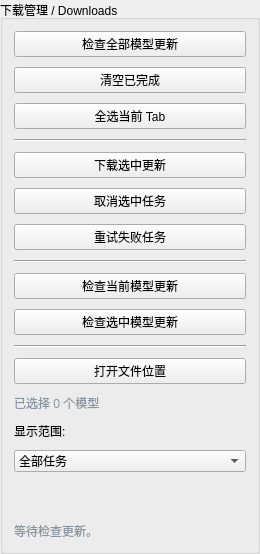
         <widget class="QGroupBox" name="groupDownloadsActions">
          <property name="minimumSize">
           <size>
            <width>260</width>
            <height>0</height>
           </size>
          </property>
          <property name="maximumSize">
           <size>
            <width>320</width>
            <height>16777215</height>
           </size>
          </property>
          <property name="title">
           <string>下载管理 / Downloads</string>
          </property>
          <layout class="QVBoxLayout" name="verticalLayout_DownloadActions">
           <property name="spacing">
            <number>10</number>
           </property>
           <item>
            <widget class="QPushButton" name="btnDownloadsCheckAll">
             <property name="text">
              <string>检查全部模型更新</string>
             </property>
            </widget>
           </item>
           <item>
            <widget class="QPushButton" name="btnDownloadsClearCompleted">
             <property name="text">
              <string>清空已完成</string>
             </property>
            </widget>
           </item>
           <item>
            <widget class="QPushButton" name="btnDownloadsToggleCurrentTab">
             <property name="text">
              <string>全选当前 Tab</string>
             </property>
            </widget>
           </item>
           <item>
            <widget class="Line" name="line_7">
             <property name="orientation">
              <enum>Qt::Orientation::Horizontal</enum>
             </property>
            </widget>
           </item>
           <item>
            <widget class="QPushButton" name="btnDownloadsDownloadSelected">
             <property name="text">
              <string>下载选中更新</string>
             </property>
            </widget>
           </item>
           <item>
            <widget class="QPushButton" name="btnDownloadsCancel">
             <property name="text">
              <string>取消选中任务</string>
             </property>
            </widget>
           </item>
           <item>
            <widget class="QPushButton" name="btnDownloadsRetry">
             <property name="text">
              <string>重试失败任务</string>
             </property>
            </widget>
           </item>
           <item>
            <widget class="Line" name="line_5">
             <property name="orientation">
              <enum>Qt::Orientation::Horizontal</enum>
             </property>
            </widget>
           </item>
           <item>
            <widget class="QPushButton" name="btnDownloadsCheckCurrent">
             <property name="text">
              <string>检查当前模型更新</string>
             </property>
            </widget>
           </item>
           <item>
            <widget class="QPushButton" name="btnDownloadsCheckSelected">
             <property name="text">
              <string>检查选中模型更新</string>
             </property>
            </widget>
           </item>
           <item>
            <widget class="Line" name="line_6">
             <property name="orientation">
              <enum>Qt::Orientation::Horizontal</enum>
             </property>
            </widget>
           </item>
           <item>
            <widget class="QPushButton" name="btnDownloadsOpenFolder">
             <property name="text">
              <string>打开文件位置</string>
             </property>
            </widget>
           </item>
           <item>
            <widget class="QLabel" name="lblDownloadsSelected">
             <property name="styleSheet">
              <string>color:#8c96a0;</string>
             </property>
             <property name="text">
              <string>已选择 0 个模型</string>
             </property>
             <property name="wordWrap">
              <bool>true</bool>
             </property>
            </widget>
           </item>
           <item>
            <widget class="QLabel" name="lblDownloadsFilter">
             <property name="text">
              <string>显示范围:</string>
             </property>
            </widget>
           </item>
           <item>
            <widget class="QComboBox" name="comboDownloadsFilter">
             <item>
              <property name="text">
               <string>全部任务</string>
              </property>
             </item>
             <item>
              <property name="text">
               <string>有更新</string>
              </property>
             </item>
             <item>
              <property name="text">
               <string>下载中</string>
              </property>
             </item>
             <item>
              <property name="text">
               <string>失败</string>
              </property>
             </item>
            </widget>
           </item>
           <item>
            <spacer name="verticalSpacer_DownloadActions">
             <property name="orientation">
              <enum>Qt::Orientation::Vertical</enum>
             </property>
             <property name="sizeHint" stdset="0">
              <size>
               <width>20</width>
               <height>40</height>
              </size>
             </property>
            </spacer>
           </item>
           <item>
            <widget class="QLabel" name="lblDownloadsStatus">
             <property name="styleSheet">
              <string>color:#8c96a0;</string>
             </property>
             <property name="text">
              <string>等待检查更新。</string>
             </property>
             <property name="wordWrap">
              <bool>true</bool>
             </property>
            </widget>
           </item>
          </layout>
         </widget>
